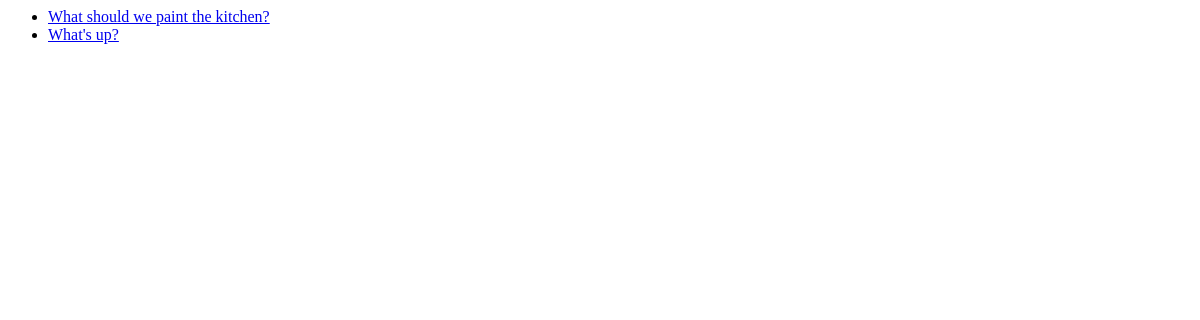
/polls/, run on an earlier commit of the app's database.
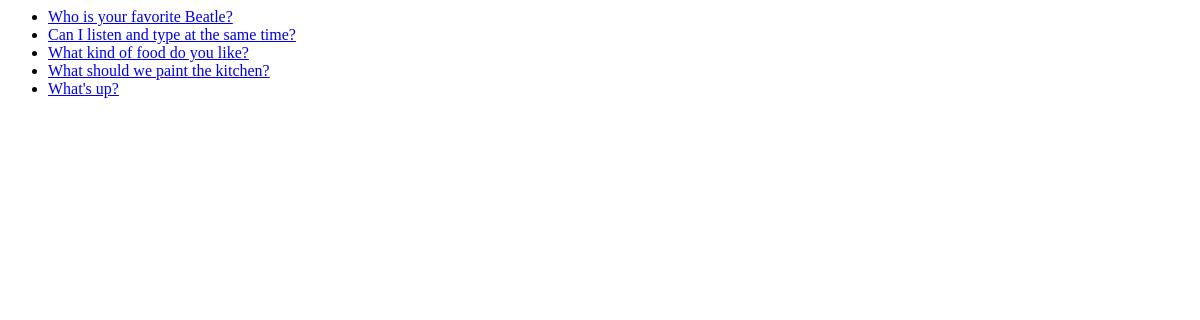
And on a later commit of the database.
### polls/models.py (models this page shows, shortened)
class Question(models.Model):
	question_text = models.CharField(max_length=200)
	pub_date = models.DateTimeField('date published')

### polls/views.py (the view)
class IndexView(generic.ListView):
	template_name = 'polls/index.html'
	context_object_name = 'latest_question_list'
	def get_queryset(self):
		return Question.objects.filter(
					pub_date__lte=timezone.now()
			).order_by('-pub_date')[:5]

### polls/templates/polls/index.html
{% if latest_question_list %}
	<ul>
	{% for question in latest_question_list %}
		<li><a href="{% url 'polls:detail' question.id %}">
				{{ question.question_text}}</a></li>
	{% endfor %}
	</ul>
{% else %}
	<p>No polls are available.</p>
{% endif %}

What changed in the data, as far as the page shows it:
added Question: question_text "Who is your favorite Beatle?"
added Question: question_text "Can I listen and type at the same time?"
added Question: question_text "What kind of food do you like?"
